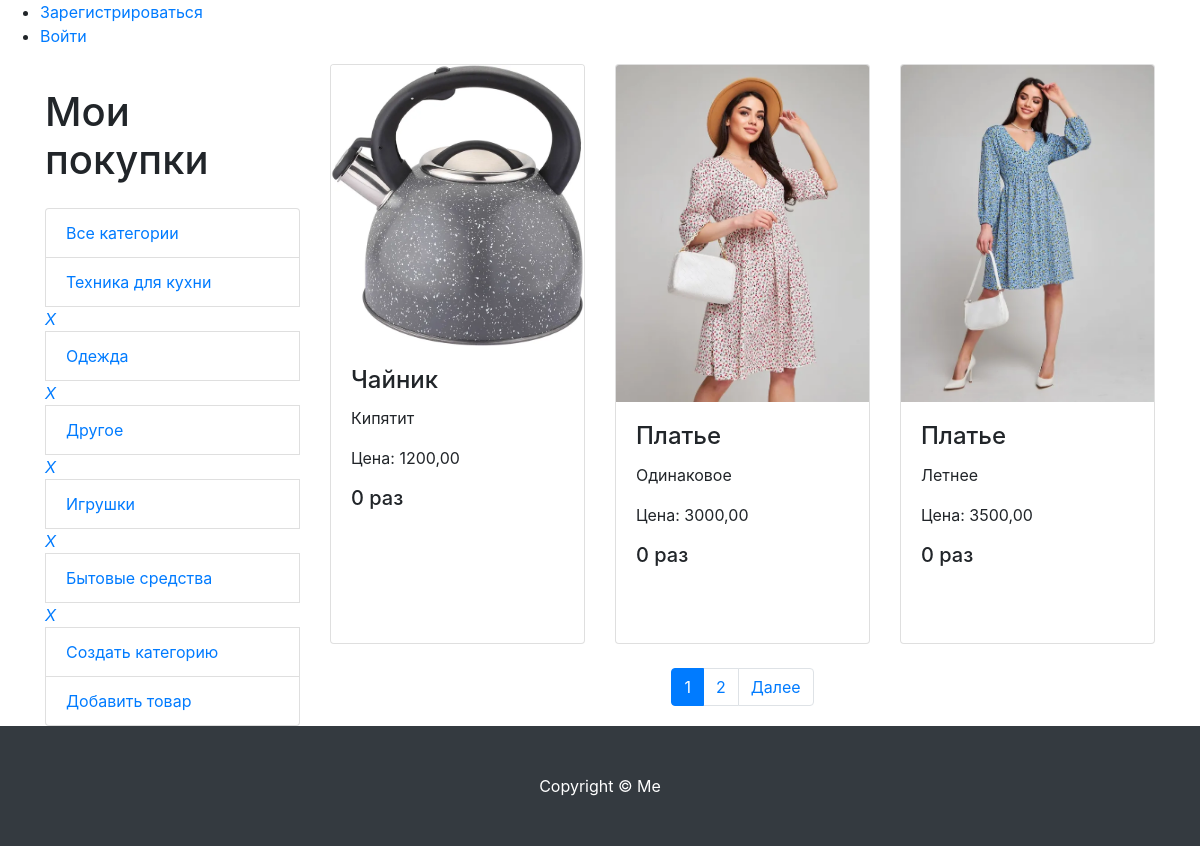
Before: /products/ with the older database file.
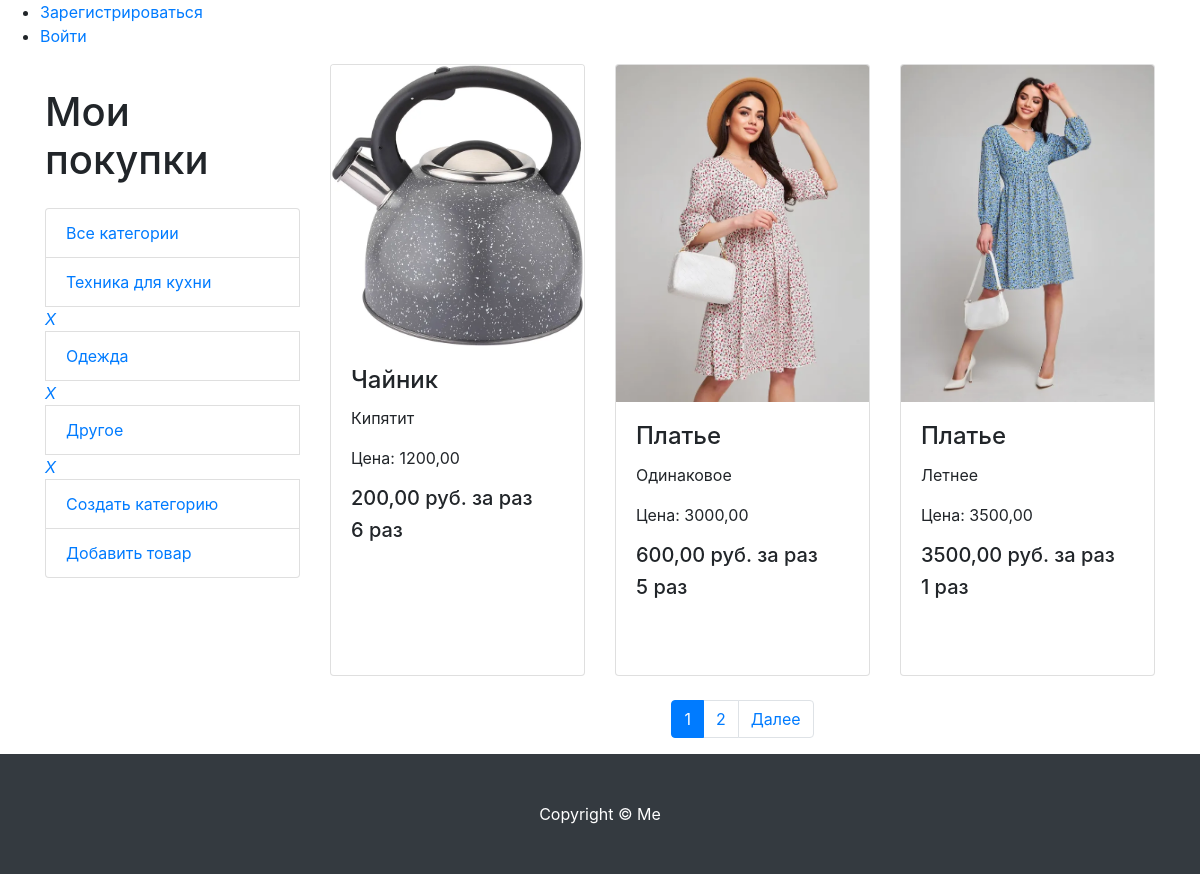
After: the same page with the newer database file.
### myproducts/models.py (models this page shows, shortened)
class Category(models.Model):
    name = models.CharField(max_length=100, unique=True, verbose_name='Категория')
    description = models.TextField(blank=True, verbose_name='Описание категории')
    class Meta:
        verbose_name = 'категорию'
        verbose_name_plural = 'Категории'

class Product(models.Model):
    name = models.CharField(max_length=256, verbose_name='Название')
    image = models.ImageField(upload_to='products_images/', blank=True, verbose_name='Изображение')
    description = models.CharField(max_length=250, blank=True, verbose_name='Описание')
    price = models.DecimalField(max_digits=8, decimal_places=2, verbose_name='Цена')
    times = models.PositiveIntegerField(default=0, blank=True, verbose_name='Количество раз')
    category = models.ForeignKey(Category, on_delete=models.CASCADE, verbose_name='Категория')
    class Meta:
        verbose_name = 'товар'
        verbose_name_plural = 'Товары'

### myproducts/views.py (the view)
# urls.py: path('products/', views.my_products, name='my_products'),
def my_products(request, category_id=None):
    context = {
        'title': 'Мои покупки',
        'categories': Category.objects.all(),
    }
    if category_id:
        products = Product.objects.filter(category_id=category_id)
    else:
        products = Product.objects.all()
    paginator = Paginator(products, 3)
    page_number = request.GET.get('page')
    page_obj = paginator.get_page(page_number)
    context.update({'products': page_obj})
    return render(request, 'myproducts/myproducts.html', context)

### myproducts/templates/myproducts/myproducts.html (shortened to what this page needs)
{% extends 'calculator/base.html' %}
{% load static %}
{% load mathfilters %}
{% block content %}
<div class="container">
    <div class="row">
        <div class="col-lg-3">
            <h1 class="my-4">Мои покупки</h1>
            <div class="list-group">
                {% include 'myproducts/category.html' %}
            </div>
        </div>
        <div class="col-lg-9">
            <div class="row">
                {% for product in products %}
                <div class="col-lg-4 col-md-6 mb-4">
                    <div class="card h-100">
                        <a href="product.html">
                            <img class="card-img-top"
                                 src="{{ product.image.url }}"
                                 alt="">
                        </a>
                        <div class="card-body">
                            <h4 class="card-title">{{ product.name }}</h4>
                            <p class="card-text">{{ product.description }}</p>
                            <p class="card-text">Цена: {{ product.price }}</p>
                            {% if product.times >= 1 %}
                            <h5 class="price">{{ product.price |div:product.times |floatformat:2 }} руб. за раз</h5>
                            {% endif %}
                            <h5 class="price">{{ product.times }}
                            {% with modulo=product.times|mod:10 %}
                                {% if product.times == 12 or product.times == 13 or product.times == 14 %}
                                    раз
                                {% elif modulo == 2 or modulo == 3 or modulo == 4 %}
                                    раза
                                {% else %}
                                    раз
                                {% endif %}
                            {% endwith %}
                            </h5>
                        </div>
                    </div>
                </div>
                {% endfor %}
            </div>
            {% if products %}
            <nav aria-label="Page navigation example">
                <ul class="pagination justify-content-center">
                    {% if products.has_other_pages %}
                    {% for page in products.paginator.page_range %}
                    <li
                            class="page-item {% if page == products.number %} active {% endif %}"><a class="page-link"
                                                                            href="?page={{ page }}">{{page}}</a></li>
                    {% endfor %}
                    {% endif %}
                    {% if products.has_next %}
                    <li class="page-item">
                        <a class="page-link" href="?page={{ products.next_page_number }}">Далее</a>
                    </li>
                    {% endif %}
                </ul>
            </nav>
            {% endif %}
        </div>
    </div>
</div>
<footer class="py-5 bg-dark">
    <div class="container">
        <p class="m-0 text-center text-white">Copyright &copy; Me</p>
    </div>
</footer>
{% endblock %}

### calculator/templates/calculator/base.html (shortened to what this page needs)
<!DOCTYPE html>
{% load static %}
<html lang="en">
<head>
     <link href="{% static 'vendor/bootstrap/css/bootstrap.min.css' %}" rel="stylesheet">
    </head>
<body>
{% if user.is_authenticated %}
<div class="menu">
    <div class="wrap">
        <ul>
            <li class="logo">Пользователь: {{ user.username }}</li>
            <li>
                <form action="{% url 'logoutuser' %}" method="POST">
                    {% csrf_token %}
                    <button class="top">Выйти</button>
                </form>
            </li>
            <li><a href="{% url 'my_products' %}">Мои покупки</a></li>
            <li><a href="{% url 'calculator' %}">Калькулятор</a></li>
        </ul>
    </div>
</div>
{% else %}
<div class="menu">
    <div class="wrap">
        <ul>
            <li class=""><a href="{% url 'signupuser' %}">Зарегистрироваться {{ user.username }}</li>
            <li><a href="{% url 'loginuser' %}">Войти</a></li>
        </ul>
    </div>
</div>
{% endif %}
{% block content %}{% endblock %}
</body>
</html>

### myproducts/templates/myproducts/category.html
<div class="list-group">
    <a href="{% url 'my_products' %}" class="list-group-item">Все категории</a>
    {% for category in categories %}
    <a href="{% url 'category' category.id %}" class="list-group-item">{{ category.name }}</a>
    <a href="{% url 'delete_category' category.id %}"><i>X</i></a>
    {% endfor %}
    <a href="{% url 'create_category' %}" class="list-group-item">Создать категорию</a>
    <a href="{% url 'create_product' %}" class="list-group-item">Добавить товар</a>
</div>

Changed rows visible on the page:
removed Category: name "Игрушки"
removed Category: name "Бытовые средства"
changed Product "Чайник": price|div (not shown) → "200,00"; times "0" → "6"
changed Product "Одинаковое": price|div (not shown) → "600,00"; times "0" → "5"
changed Product "Летнее": price|div (not shown) → "3500,00"; times "0" → "1"
